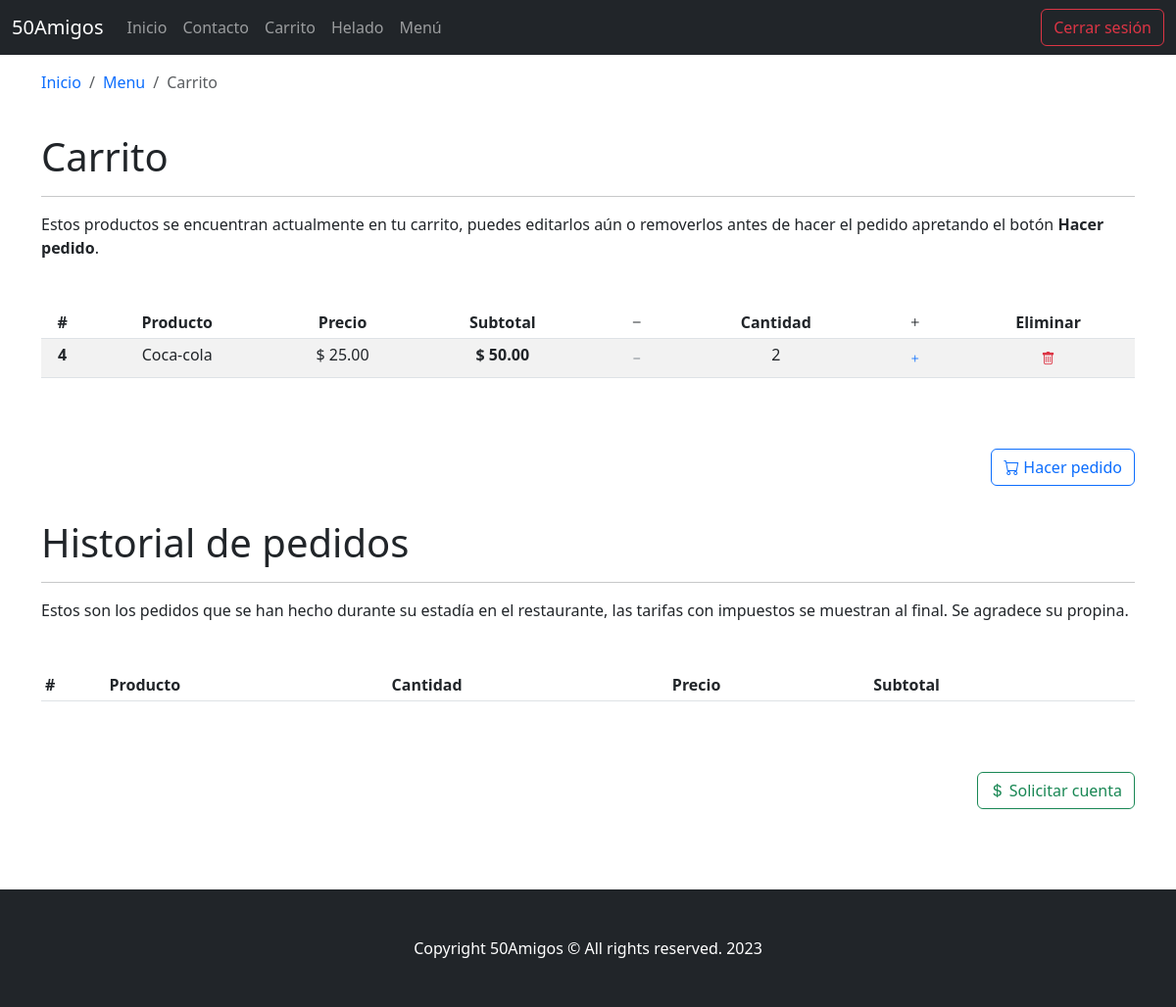
Page /carrito (signed in) on the earlier database version.
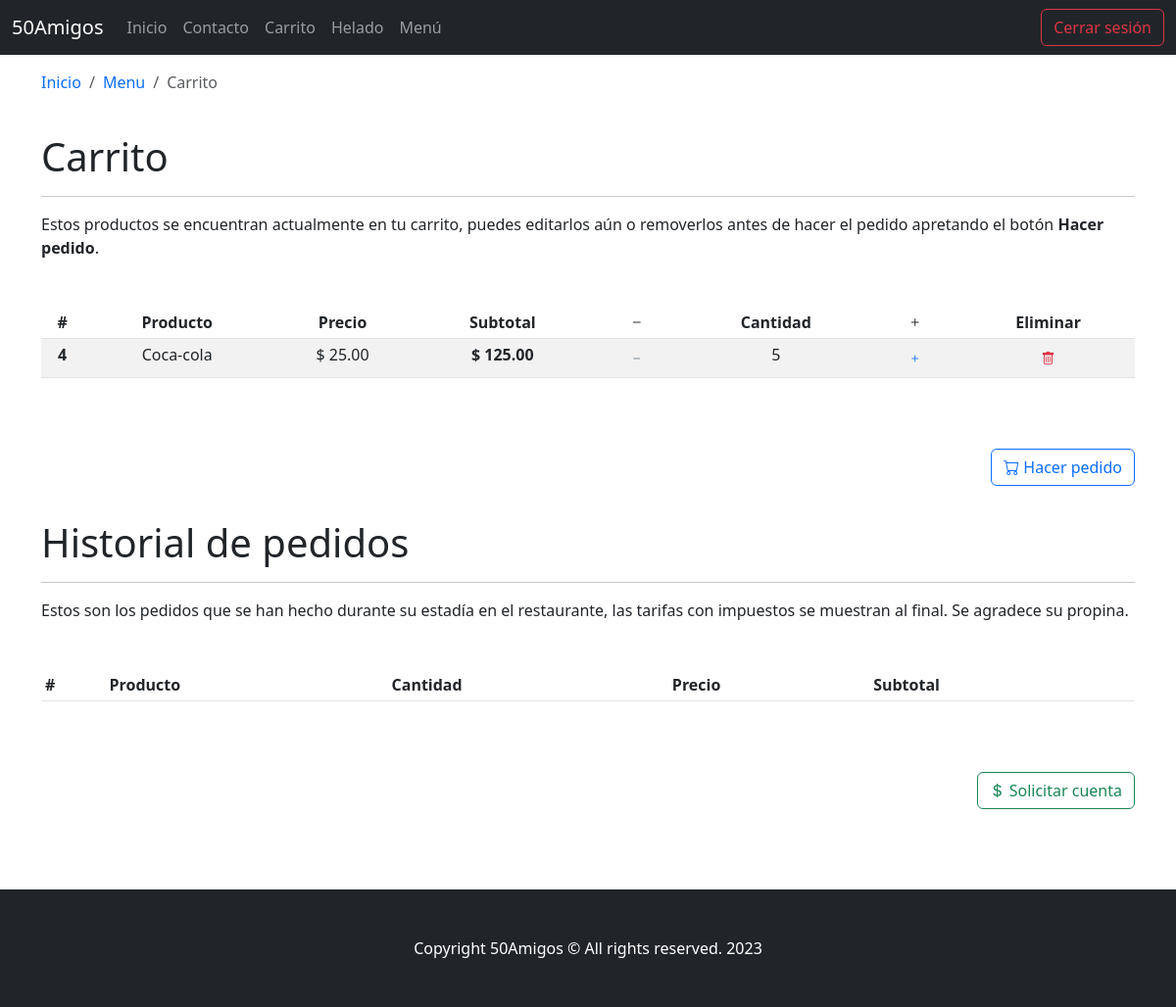
Same page on the later database version.
### mainApp/models.py (models this page shows, shortened)
class Pedido(models.Model):
    id = models.AutoField(primary_key=True)
    orden = models.ForeignKey(
        Orden, on_delete=models.SET_NULL, null=True, related_name='pedidos')
    platillo = models.ForeignKey(
        Platillo, on_delete=models.SET_NULL, null=True, related_name='pedidos')
    cantidad = models.IntegerField(default=1)
    carrito = models.ManyToOneRel(
        to=Carrito,
        field_name='carrito',
        field="id",
        on_delete=models.SET_NULL,
        related_name='pedidos')
    def get_subtotal(self):
        return self.platillo.precio * self.cantidad

class Platillo(models.Model):
    id = models.AutoField(primary_key=True)
    nombre = models.CharField(max_length=100)
    descripcion = models.TextField(blank=True, null=True, max_length=1000)
    imagen = models.CharField(max_length=1000)
    categoria = models.ForeignKey(
        Categoria,
        on_delete=models.SET_NULL,
        null=True,
        related_name='platillos')
    subcategoria = models.ForeignKey(
        Subcategoria,
        on_delete=models.SET_NULL,
        null=True,
        related_name='platillos')
    precio = models.DecimalField(max_digits=10, decimal_places=2)
    ingredientes = models.TextField(max_length=1000, null=True, blank=True)

### mainApp/views.py (the view, shortened to what this page needs)
# urls.py: path('carrito', views.CarritoView.as_view(), name='carrito'),
@method_decorator(login_required, name='dispatch')
class CarritoView(View):
    def get(self, request, *args, **kwargs):
        carrito = get_current_carrito(request.user)
        data = {
            "orden": carrito,
            "carrito": carrito
        }
        return render(request, 'carrito.html', context=data)

### mainApp/views.py (called while the page is built)
def get_current_carrito(user):
    orden = Orden.objects.filter(usuario=user, active=True) \
        .order_by('-fecha') \
        .first()
    if not orden:
        orden = Orden.objects.create(usuario=user, active=True)
    return orden

### mainApp/templates/carrito.html (shortened to what this page needs)
{% extends 'fragments/base.html' %}
{% block content %}
<nav aria-label="breadcrumb">
  <ol class="breadcrumb">
    <li class="breadcrumb-item">
      <a
        class="text-decoration-none"
        href="{% url 'mainApp:inicio' %}">Inicio</a>
      </li>
    <li class="breadcrumb-item">
      <a
        class="text-decoration-none"
        href="{% url 'mainApp:menu' %}">Menu</a>
    </li>
    <li class="breadcrumb-item active" aria-current="page">Carrito</li>
  </ol>
</nav>
<br>
<h1>Carrito</h1>
<hr>
<p class="my-3">
  Estos productos se encuentran actualmente en tu carrito, puedes
  editarlos aún o removerlos antes de hacer el pedido apretando el
  botón <b>Hacer pedido</b>.
</p>
<table class="table table-sm table-striped my-5">
  <thead>
    <tr>
      <th scope="col" class="text-center">#</th>
      <th scope="col" class="text-center">Producto</th>
      <th scope="col" class="text-center">Precio</th>
      <th scope="col" class="text-center">Subtotal</th>
      <th scope="col" class="text-center">
        <i class="bi bi-dash"></i>
      </th>
      <th scope="col" class="text-center">Cantidad</th>
      <th scope="col" class="text-center">
        <i class="bi bi-plus"></i>
      </th>
      <th scope="col" class="text-center">Eliminar</th>
    </tr>
  </thead>
  <tbody>
    {% for pedido in carrito.pedidos.all %}
    <tr>
      <th scope="row" class="text-center">
        {{ pedido.platillo.id }}
      </th>
      <td class="text-center">
        {{ pedido.platillo.nombre }}
      </td>
      <td class="text-center">
        $ {{ pedido.platillo.precio }}
      </td>
      <td class="text-center">
        <b>
          $ {{ pedido.get_subtotal }}
        </b>
      </td>
      <td class="text-center">
        <button
          type="button"
          onclick="disminuirCantidad({{ pedido.platillo.id }})"
          class="btn btn-link btn-sm text-secondary">
          <i class="bi bi-dash"></i>
        </button>
      </td>
      <td class="text-center" id="counter{{pedido.platillo.id}}">
        {{ pedido.cantidad }}
      </td>
      <td class="text-center">
        <button
          type="button"
          onclick="aumentarCantidad({{ pedido.platillo.id }})"
          class="btn btn-link btn-sm text-primary">
          <i class="bi bi-plus"></i>
        </button>
      </td>
      <td class="text-center">
        <button
          type="button"
          onclick="eliminarPlatillo({{ pedido.platillo.id }})"
          class="btn btn-link btn-sm text-danger">
          <i class="bi bi-trash"></i>
        </button>
      </td>
    </tr>
    {% endfor %}
  </tbody>
</table>
<br>
<form method="POST" action="{% url 'mainApp:carrito' %}">
  <button
    type="submit"
    onclick="hacerPedido()"
    class="btn btn-outline-primary float-end">
    <i class="bi bi-cart"></i> Hacer pedido
  </button>
</form>
<br>
<br>
<br>
<h1 class="animate__animated animate__fadeInLeft">Historial de pedidos</h1>
<hr>
<p class="my-3">
Estos son los pedidos que se han hecho durante su estadía en el restaurante,
las tarifas con impuestos se muestran al final. Se agradece su propina.
</p>
{% for pedido in orden.pedidos.all %}
<table class="table table-sm table-striped my-5">
  <thead>
    <tr>
      <th scope="col">#</th>
      <th scope="col">Producto</th>
      <th scope="col">Cantidad</th>
      <th scope="col">Precio</th>
      <th scope="col">Subtotal</th>
    </tr>
  </thead>
</table>
<br>
{% endfor %}
<form method="POST" action="{% url 'mainApp:carrito' %}" >
  <button
    type="submit"
    onclick="cerrarCuenta()"
    class="btn btn-outline-success float-end">
    <i class="bi bi-currency-dollar"></i> Solicitar cuenta
  </button>
</form>
<br>
<br>
<br>
<br>
<br>
{% endblock %}

Differences in the rows shown:
changed Pedido "Coca-cola": get_subtotal "50.00" → "125.00"; cantidad "2" → "5"
